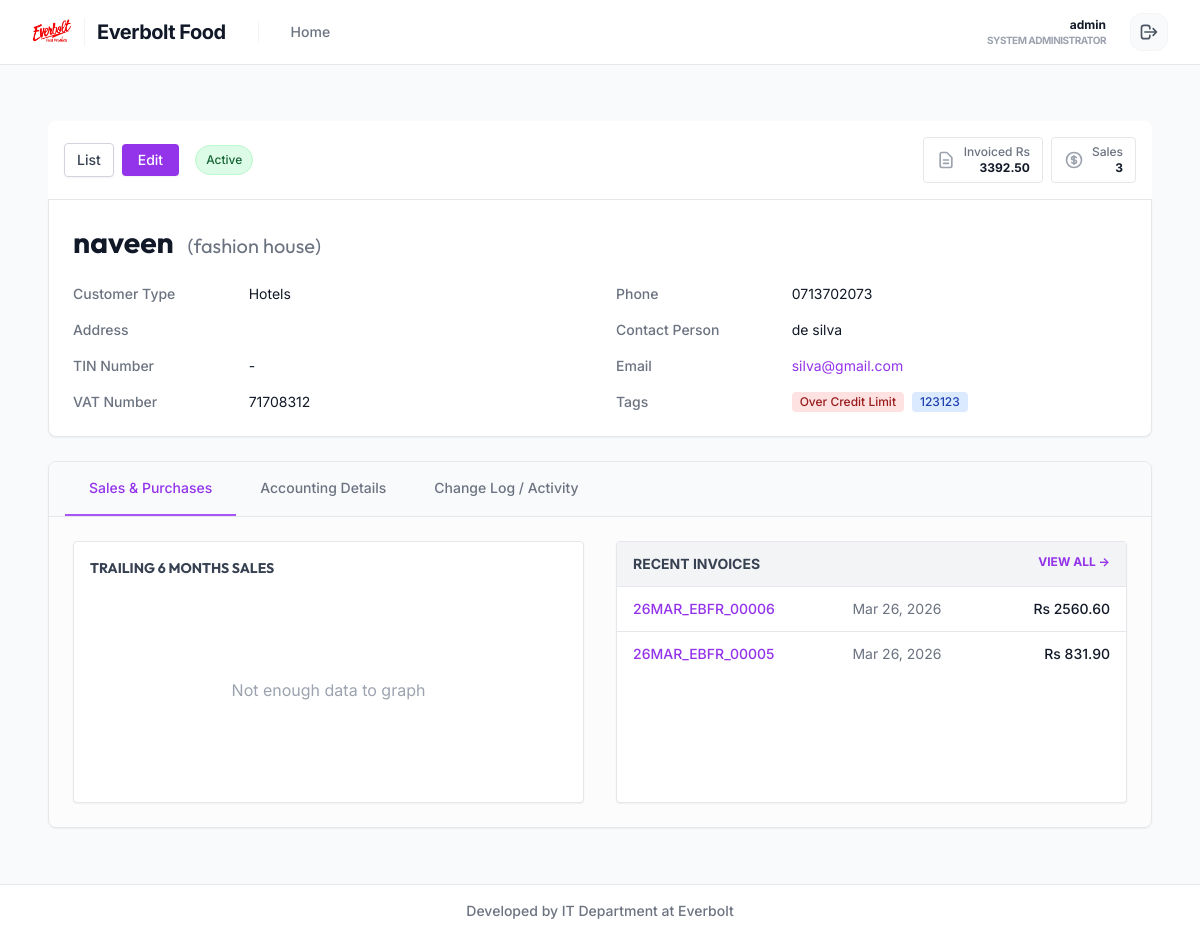
Before: /crm/2/ (signed in) with the older database file.
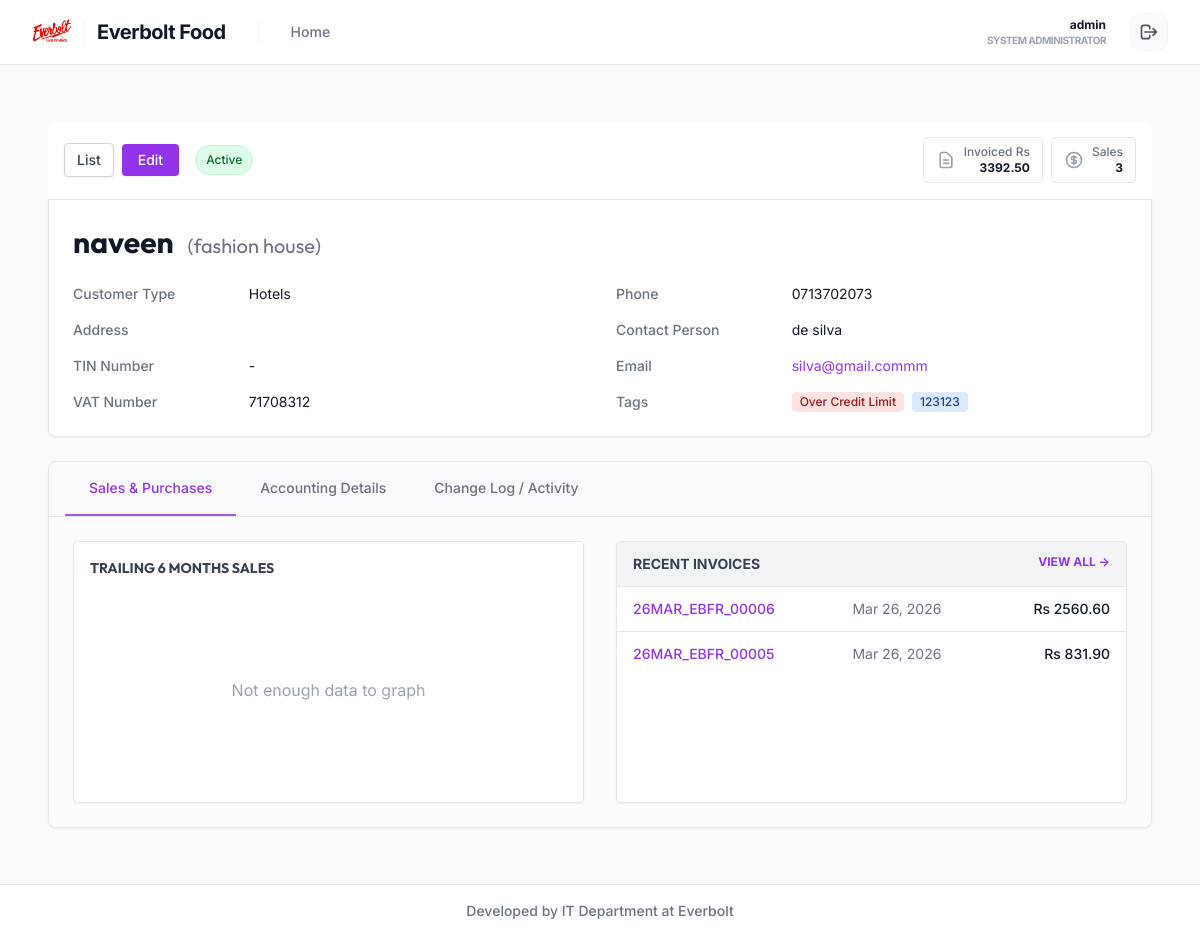
After: the same page with the newer database file.
### crm/models.py (models this page shows, shortened)
class Customer(models.Model):
    customer_code = models.CharField(max_length=50, unique=True, blank=True)
    customer_name = models.CharField(max_length=200)
    company_name = models.CharField(max_length=200, blank=True, null=True)
    contact_person = models.CharField(max_length=150)
    phone = models.CharField(max_length=50)
    email = models.EmailField(blank=True, null=True)
    billing_address_line1 = models.CharField(max_length=255, blank=True, null=True)
    billing_address_line2 = models.CharField(max_length=255, blank=True, null=True)
    billing_city = models.CharField(max_length=100, blank=True, null=True)
    billing_province = models.CharField(max_length=100, choices=ProvinceChoices.choices, blank=True, null=True)
    billing_zip_code = models.CharField(max_length=20, blank=True, null=True)
    delivery_address_line1 = models.CharField(max_length=255, blank=True, null=True)
    delivery_address_line2 = models.CharField(max_length=255, blank=True, null=True)
    delivery_city = models.CharField(max_length=100, blank=True, null=True)
    delivery_province = models.CharField(max_length=100, choices=ProvinceChoices.choices, blank=True, null=True)
    delivery_zip_code = models.CharField(max_length=20, blank=True, null=True)
    customer_type = models.CharField(max_length=50, choices=CustomerType.choices)
    custom_customer_type = models.CharField(max_length=150, blank=True, null=True)
    assigned_sales_officer = models.ForeignKey(settings.AUTH_USER_MODEL, on_delete=models.SET_NULL, null=True, blank=True, related_name='customers')
    order_type = models.CharField(max_length=50, choices=OrderType.choices, blank=True, null=True)
    payment_terms = models.CharField(max_length=50, choices=PaymentTerms.choices, default=PaymentTerms.CASH)
    credit_limit = models.DecimalField(max_digits=12, decimal_places=2, default=0.00)
    special_price_customer = models.BooleanField(default=False)
    payment_method = models.CharField(max_length=50, choices=PaymentMethod.choices, default=PaymentMethod.CASH)
    customer_status = models.CharField(max_length=50, choices=CustomerStatus.choices, default=CustomerStatus.ACTIVE)
    registration_date = models.DateField(auto_now_add=True)
    vat_enabled = models.BooleanField(default=True, help_text="Always compute 18% VAT")
    vat_number = models.CharField(max_length=50, blank=True, null=True)
    tin_number = models.CharField(max_length=50, blank=True, null=True)

### crm/views.py (the view)
# urls.py: path('<int:pk>/', views.CustomerDetailView.as_view(), name='customer_detail'),
class CustomerDetailView(LoginRequiredMixin, PermissionRequiredMixin, DetailView):
    model = Customer
    template_name = 'crm/customer_detail.html'
    context_object_name = 'customer'
    permission_required = 'crm.view_customer'
    def get_context_data(self, **kwargs):
        context = super().get_context_data(**kwargs)
        customer = self.object
        invoices = customer.invoice_set.all()
        unpaid_invoices = invoices.exclude(status='PAID').exclude(status='CANCELLED')
        context['outstanding_balance'] = unpaid_invoices.aggregate(Sum('total_amount'))['total_amount__sum'] or 0
        context['purchase_history'] = invoices.exclude(status='CANCELLED').order_by('-creation_date').prefetch_related('items__product')
        context['invoice_count'] = invoices.count()
        context['total_invoiced'] = invoices.exclude(status='CANCELLED').aggregate(Sum('total_amount'))['total_amount__sum'] or 0
        context['change_logs'] = customer.change_logs.all()[:50]
        from datetime import datetime, timedelta
        from django.db.models.functions import TruncMonth
        from django.utils import timezone
        six_months_ago = timezone.now() - timedelta(days=180)
        monthly_sales = invoices.filter(creation_date__gte=six_months_ago, status__in=['ISSUED', 'PAID'])\
            .annotate(month=TruncMonth('creation_date'))\
            .values('month')\
            .annotate(total=Sum('total_amount'))\
            .order_by('month')
        labels = []
        data = []
        for entry in monthly_sales:
            if entry['month']:
                labels.append(entry['month'].strftime('%b %Y'))
                data.append(float(entry['total']))
        context['chart_labels'] = labels
        context['chart_data'] = data
        return context

### users/models.py (called while the page is built)
    def is_admin(self):
        return self.role == self.Roles.ADMIN or self.is_superuser

    def has_perm(self, perm, obj=None):
        if self.is_admin():
            return True
        return super().has_perm(perm, obj)

### crm/templates/crm/customer_detail.html (shortened to what the changed rows need)
{% extends 'layouts/base.html' %}
{% block content %}
<div class="max-w-7xl mx-auto px-4 py-8">
    <div class="bg-white shadow-sm border-x border-b border-gray-200 rounded-b-lg p-6 mb-6">
        <h1 class="text-3xl font-bold text-gray-900 mb-6">
            {{ customer.customer_name }}
            {% if customer.company_name %}
                <span class="text-xl text-gray-500 font-normal ml-2">({{ customer.company_name }})</span>
            {% endif %}
        </h1>
        <div class="grid grid-cols-1 lg:grid-cols-2 gap-8">
            <div class="space-y-4">
                <div class="grid grid-cols-3 gap-4">
                    <div class="text-sm font-medium text-gray-500">Customer Type</div>
                    <div class="col-span-2 text-sm text-gray-900">
                        {% if customer.customer_type == 'OTHER' %}
                            {{ customer.custom_customer_type|default:"Other" }}
                        {% else %}
                            {{ customer.get_customer_type_display }}
                        {% endif %}
                    </div>
                </div>
                <div class="grid grid-cols-3 gap-4">
                    <div class="text-sm font-medium text-gray-500">TIN Number</div>
                    <div class="col-span-2 text-sm text-gray-900">{{ customer.tin_number|default:"-" }}</div>
                </div>
                <div class="grid grid-cols-3 gap-4">
                    <div class="text-sm font-medium text-gray-500">VAT Number</div>
                    <div class="col-span-2 text-sm text-gray-900">{{ customer.vat_number|default:"-" }}</div>
                </div>
            </div>
            <div class="space-y-4">
                <div class="grid grid-cols-3 gap-4">
                    <div class="text-sm font-medium text-gray-500">Phone</div>
                    <div class="col-span-2 text-sm text-gray-900">{{ customer.phone|default:"-" }}</div>
                </div>
                <div class="grid grid-cols-3 gap-4">
                    <div class="text-sm font-medium text-gray-500">Contact Person</div>
                    <div class="col-span-2 text-sm text-gray-900">{{ customer.contact_person|default:"-" }}</div>
                </div>
                <div class="grid grid-cols-3 gap-4">
                    <div class="col-span-2 text-sm text-purple-600 hover:underline">
                        {% if customer.email %}<a href="mailto:{{ customer.email }}">{{ customer.email }}</a>{% else %}-{% endif %}
                    </div>
                </div>
                <div class="grid grid-cols-3 gap-4">
                    <div class="col-span-2 flex flex-wrap gap-2">
                        {% if outstanding_balance > customer.credit_limit %}
                            <span class="inline-flex items-center px-2 py-0.5 rounded text-xs font-medium bg-red-100 text-red-800">Over Credit Limit</span>
                        {% endif %}
                        <span class="inline-flex items-center px-2 py-0.5 rounded text-xs font-medium bg-blue-100 text-blue-800">{{ customer.customer_code }}</span>
                    </div>
                </div>
            </div>
        </div>
    </div>
</div>
{% endblock %}

Changed rows visible on the page:
changed Customer "naveen": email "silva@gmail.com" → "silva@gmail.commm"
